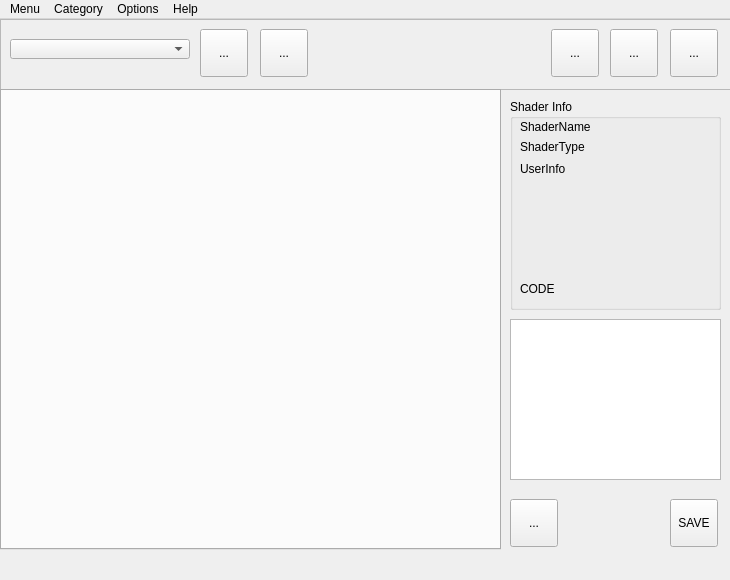
<?xml version="1.0" encoding="UTF-8"?>
<ui version="4.0">
 <class>MainWindow</class>
 <widget class="QMainWindow" name="MainWindow">
  <property name="geometry">
   <rect>
    <x>0</x>
    <y>0</y>
    <width>730</width>
    <height>580</height>
   </rect>
  </property>
  <property name="sizePolicy">
   <sizepolicy hsizetype="Fixed" vsizetype="Fixed">
    <horstretch>0</horstretch>
    <verstretch>0</verstretch>
   </sizepolicy>
  </property>
  <property name="minimumSize">
   <size>
    <width>730</width>
    <height>580</height>
   </size>
  </property>
  <property name="maximumSize">
   <size>
    <width>730</width>
    <height>580</height>
   </size>
  </property>
  <property name="baseSize">
   <size>
    <width>730</width>
    <height>580</height>
   </size>
  </property>
  <property name="font">
   <font>
    <family>Segoe UI</family>
   </font>
  </property>
  <property name="windowTitle">
   <string>Shader Library</string>
  </property>
  <widget class="QWidget" name="centralwidget">
   <widget class="QFrame" name="frame_Pipe">
    <property name="geometry">
     <rect>
      <x>0</x>
      <y>0</y>
      <width>731</width>
      <height>71</height>
     </rect>
    </property>
    <property name="autoFillBackground">
     <bool>true</bool>
    </property>
    <property name="styleSheet">
     <string notr="true"/>
    </property>
    <property name="frameShape">
     <enum>QFrame::StyledPanel</enum>
    </property>
    <property name="frameShadow">
     <enum>QFrame::Sunken</enum>
    </property>
    <property name="lineWidth">
     <number>1</number>
    </property>
    <widget class="QComboBox" name="cbox_categorys">
     <property name="geometry">
      <rect>
       <x>10</x>
       <y>20</y>
       <width>180</width>
       <height>20</height>
      </rect>
     </property>
     <property name="minimumSize">
      <size>
       <width>180</width>
       <height>20</height>
      </size>
     </property>
     <property name="maximumSize">
      <size>
       <width>120</width>
       <height>16777215</height>
      </size>
     </property>
    </widget>
    <widget class="QToolButton" name="btn_browseCategory">
     <property name="geometry">
      <rect>
       <x>610</x>
       <y>10</y>
       <width>48</width>
       <height>48</height>
      </rect>
     </property>
     <property name="minimumSize">
      <size>
       <width>48</width>
       <height>48</height>
      </size>
     </property>
     <property name="statusTip">
      <string>Browse Category Folder</string>
     </property>
     <property name="text">
      <string>...</string>
     </property>
     <property name="iconSize">
      <size>
       <width>64</width>
       <height>64</height>
      </size>
     </property>
     <property name="autoRaise">
      <bool>false</bool>
     </property>
    </widget>
    <widget class="QToolButton" name="btn_addCategory">
     <property name="geometry">
      <rect>
       <x>551</x>
       <y>10</y>
       <width>48</width>
       <height>48</height>
      </rect>
     </property>
     <property name="minimumSize">
      <size>
       <width>48</width>
       <height>48</height>
      </size>
     </property>
     <property name="statusTip">
      <string>Create New Category Folder</string>
     </property>
     <property name="text">
      <string>...</string>
     </property>
     <property name="iconSize">
      <size>
       <width>48</width>
       <height>48</height>
      </size>
     </property>
     <property name="autoRaise">
      <bool>false</bool>
     </property>
    </widget>
    <widget class="QToolButton" name="btn_favoriteCat">
     <property name="geometry">
      <rect>
       <x>200</x>
       <y>10</y>
       <width>48</width>
       <height>48</height>
      </rect>
     </property>
     <property name="minimumSize">
      <size>
       <width>48</width>
       <height>48</height>
      </size>
     </property>
     <property name="statusTip">
      <string>Pin Category</string>
     </property>
     <property name="text">
      <string>...</string>
     </property>
     <property name="iconSize">
      <size>
       <width>28</width>
       <height>32</height>
      </size>
     </property>
     <property name="autoRaise">
      <bool>false</bool>
     </property>
    </widget>
    <widget class="QToolButton" name="btn_refresh">
     <property name="geometry">
      <rect>
       <x>670</x>
       <y>10</y>
       <width>48</width>
       <height>48</height>
      </rect>
     </property>
     <property name="minimumSize">
      <size>
       <width>48</width>
       <height>48</height>
      </size>
     </property>
     <property name="statusTip">
      <string>Refresh Category Shaders</string>
     </property>
     <property name="text">
      <string>...</string>
     </property>
     <property name="iconSize">
      <size>
       <width>28</width>
       <height>32</height>
      </size>
     </property>
     <property name="autoRaise">
      <bool>false</bool>
     </property>
    </widget>
    <widget class="QToolButton" name="btn_unPinTab">
     <property name="geometry">
      <rect>
       <x>260</x>
       <y>10</y>
       <width>48</width>
       <height>48</height>
      </rect>
     </property>
     <property name="minimumSize">
      <size>
       <width>48</width>
       <height>48</height>
      </size>
     </property>
     <property name="statusTip">
      <string>UnPin Category</string>
     </property>
     <property name="text">
      <string>...</string>
     </property>
     <property name="iconSize">
      <size>
       <width>28</width>
       <height>32</height>
      </size>
     </property>
     <property name="autoRaise">
      <bool>false</bool>
     </property>
    </widget>
   </widget>
   <widget class="QTabWidget" name="tab_materials">
    <property name="geometry">
     <rect>
      <x>0</x>
      <y>70</y>
      <width>501</width>
      <height>461</height>
     </rect>
    </property>
    <property name="currentIndex">
     <number>-1</number>
    </property>
   </widget>
   <widget class="QToolButton" name="btn_saveChanges">
    <property name="geometry">
     <rect>
      <x>670</x>
      <y>480</y>
      <width>48</width>
      <height>48</height>
     </rect>
    </property>
    <property name="cursor">
     <cursorShape>ArrowCursor</cursorShape>
    </property>
    <property name="toolTip">
     <string/>
    </property>
    <property name="statusTip">
     <string>Save Shader Notes</string>
    </property>
    <property name="autoFillBackground">
     <bool>true</bool>
    </property>
    <property name="text">
     <string>SAVE</string>
    </property>
    <property name="iconSize">
     <size>
      <width>64</width>
      <height>64</height>
     </size>
    </property>
    <property name="popupMode">
     <enum>QToolButton::InstantPopup</enum>
    </property>
    <property name="toolButtonStyle">
     <enum>Qt::ToolButtonIconOnly</enum>
    </property>
    <property name="autoRaise">
     <bool>false</bool>
    </property>
    <property name="arrowType">
     <enum>Qt::NoArrow</enum>
    </property>
   </widget>
   <widget class="QGroupBox" name="groupBox">
    <property name="geometry">
     <rect>
      <x>510</x>
      <y>80</y>
      <width>211</width>
      <height>211</height>
     </rect>
    </property>
    <property name="title">
     <string>Shader Info</string>
    </property>
    <widget class="QLabel" name="lbl_shaderName">
     <property name="geometry">
      <rect>
       <x>10</x>
       <y>20</y>
       <width>231</width>
       <height>16</height>
      </rect>
     </property>
     <property name="text">
      <string>ShaderName</string>
     </property>
    </widget>
    <widget class="QLabel" name="lbl_shaderUserPC">
     <property name="geometry">
      <rect>
       <x>10</x>
       <y>60</y>
       <width>181</width>
       <height>20</height>
      </rect>
     </property>
     <property name="text">
      <string>UserInfo</string>
     </property>
    </widget>
    <widget class="QLabel" name="lbl_shaderType">
     <property name="geometry">
      <rect>
       <x>10</x>
       <y>40</y>
       <width>231</width>
       <height>16</height>
      </rect>
     </property>
     <property name="text">
      <string>ShaderType</string>
     </property>
    </widget>
    <widget class="QLabel" name="lbl_shaderCode">
     <property name="geometry">
      <rect>
       <x>10</x>
       <y>180</y>
       <width>181</width>
       <height>20</height>
      </rect>
     </property>
     <property name="text">
      <string>CODE</string>
     </property>
    </widget>
   </widget>
   <widget class="QTextEdit" name="te_notes">
    <property name="geometry">
     <rect>
      <x>510</x>
      <y>300</y>
      <width>211</width>
      <height>161</height>
     </rect>
    </property>
   </widget>
   <widget class="QToolButton" name="btn_addShader">
    <property name="geometry">
     <rect>
      <x>510</x>
      <y>480</y>
      <width>48</width>
      <height>48</height>
     </rect>
    </property>
    <property name="minimumSize">
     <size>
      <width>48</width>
      <height>48</height>
     </size>
    </property>
    <property name="statusTip">
     <string>Add Selected Shader</string>
    </property>
    <property name="text">
     <string>...</string>
    </property>
    <property name="iconSize">
     <size>
      <width>32</width>
      <height>32</height>
     </size>
    </property>
    <property name="autoRaise">
     <bool>false</bool>
    </property>
   </widget>
  </widget>
  <widget class="QMenuBar" name="menubar">
   <property name="geometry">
    <rect>
     <x>0</x>
     <y>0</y>
     <width>730</width>
     <height>21</height>
    </rect>
   </property>
   <widget class="QMenu" name="menuMenu">
    <property name="title">
     <string>Menu</string>
    </property>
    <addaction name="mnu_reloadCategorys"/>
    <addaction name="separator"/>
    <addaction name="mnu_reset"/>
   </widget>
   <widget class="QMenu" name="menuCategory">
    <property name="title">
     <string>Category</string>
    </property>
    <addaction name="mnu_addNewCategory"/>
    <addaction name="separator"/>
    <addaction name="mnu_browseCategoryFolder"/>
   </widget>
   <widget class="QMenu" name="menuOptions">
    <property name="title">
     <string>Options</string>
    </property>
    <addaction name="separator"/>
    <addaction name="mnu_defaultLightRigOpen"/>
   </widget>
   <widget class="QMenu" name="menuHelp">
    <property name="title">
     <string>Help</string>
    </property>
    <addaction name="mnu_help_web"/>
   </widget>
   <addaction name="menuMenu"/>
   <addaction name="menuCategory"/>
   <addaction name="menuOptions"/>
   <addaction name="menuHelp"/>
  </widget>
  <widget class="QStatusBar" name="statusBar">
   <property name="sizeGripEnabled">
    <bool>false</bool>
   </property>
  </widget>
  <action name="mnu_addNewCategory">
   <property name="text">
    <string>Add New Category</string>
   </property>
   <property name="font">
    <font>
     <family>Segoe UI</family>
    </font>
   </property>
  </action>
  <action name="mnu_browseCategoryFolder">
   <property name="text">
    <string>Browse Category Folder</string>
   </property>
   <property name="font">
    <font>
     <family>Segoe UI</family>
    </font>
   </property>
  </action>
  <action name="menuactionExport_Selected_Shader">
   <property name="text">
    <string>Collect Maps</string>
   </property>
  </action>
  <action name="mnu_reset">
   <property name="text">
    <string>Reset Tool</string>
   </property>
   <property name="font">
    <font>
     <family>Segoe UI</family>
    </font>
   </property>
  </action>
  <action name="actionOverwrite_Confirmation">
   <property name="checkable">
    <bool>true</bool>
   </property>
   <property name="checked">
    <bool>true</bool>
   </property>
   <property name="text">
    <string>Overwrite Confirmation</string>
   </property>
  </action>
  <action name="mnu_defaultLightRigOpen">
   <property name="text">
    <string>Open Thumbnail LightRig File</string>
   </property>
   <property name="font">
    <font>
     <family>Segoe UI</family>
    </font>
   </property>
  </action>
  <action name="mnu_reloadCategorys">
   <property name="text">
    <string>Reload Categorys</string>
   </property>
   <property name="font">
    <font>
     <family>Segoe UI</family>
    </font>
   </property>
  </action>
  <action name="mnu_setFolder">
   <property name="text">
    <string>Set Shaders Storage Folder</string>
   </property>
  </action>
  <action name="mnu_help_web">
   <property name="text">
    <string>Browse Help Docs</string>
   </property>
   <property name="font">
    <font>
     <family>Segoe UI</family>
    </font>
   </property>
  </action>
 </widget>
 <resources/>
 <connections/>
</ui>
